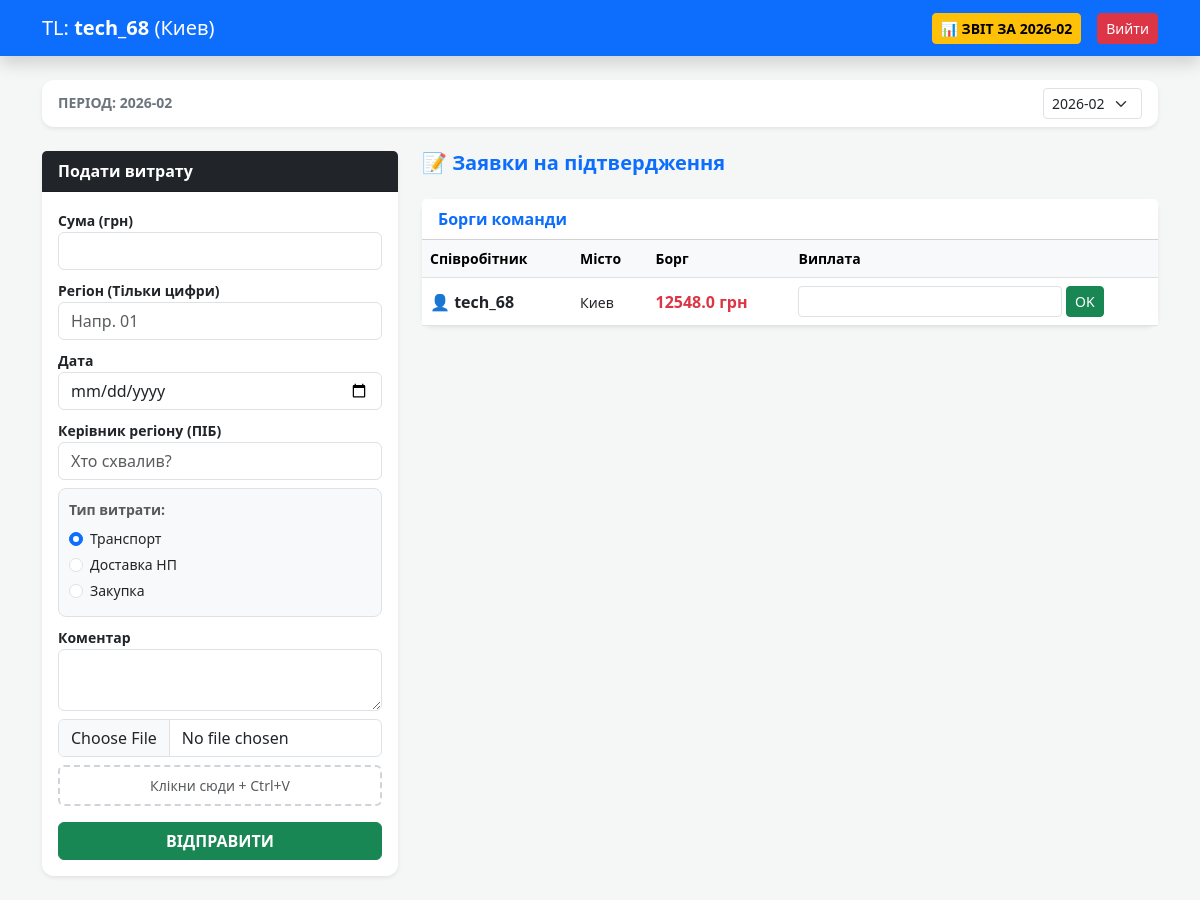
The page /dashboard (signed in) on the database its author committed.
### app.py (models this page shows, shortened)
class User(db.Model):
    id = db.Column(db.Integer, primary_key=True)
    username = db.Column(db.String(50), unique=True, nullable=False)
    password_hash = db.Column(db.String(128))
    role = db.Column(db.String(20))  # 'admin', 'teamlead', 'l1'
    card_number = db.Column(db.String(20))
    city = db.Column(db.String(100))  # Місто роботи
    leader_id = db.Column(db.Integer, db.ForeignKey('user.id'))
    must_change_password = db.Column(db.Boolean, default=True)
    expenses = db.relationship('Expense', backref='owner', lazy=True)
    leader = db.relationship('User', remote_side=[id], backref='subordinates')

### app.py (the view)
@app.route('/dashboard')
@login_required
def dashboard():
    user = User.query.get(session['user_id'])
    now_month = datetime.now().strftime('%Y-%m')
    selected_month = request.args.get('month', now_month)
    all_months_raw = db.session.query(Expense.month_year).distinct().all()
    available_months = sorted([m[0] for m in all_months_raw if m[0]], reverse=True)
    if now_month not in available_months: available_months.insert(0, now_month)
    if user.role == 'admin':
        all_users = User.query.filter(User.role != 'admin').order_by(User.role.desc()).all()
        teamleads = User.query.filter_by(role='teamlead').all()
        return render_template('admin.html', users=all_users, teamleads=teamleads)
    if user.role == 'teamlead':
        subs = User.query.filter((User.leader_id == user.id) | (User.id == user.id)).all()
        pending = Expense.query.join(User).filter(((User.leader_id == user.id) | (User.id == user.id)),
                                                  Expense.status == 'Очікує').all()
        my_history = Expense.query.filter_by(user_id=user.id, month_year=selected_month).order_by(
            Expense.id.desc()).all()
        return render_template('teamlead.html', subs=subs, pending=pending, my_expenses=my_history, user=user,
                               months=available_months, selected_month=selected_month)
    if user.role == 'l1':
        my_exps = Expense.query.filter_by(user_id=user.id, month_year=selected_month).order_by(Expense.id.desc()).all()
        return render_template('l1.html', expenses=my_exps, user=user, months=available_months,
                               selected_month=selected_month)

### app.py (called while the page is built)
def login_required(f):
    @wraps(f)
    def decorated_function(*args, **kwargs):
        if 'user_id' not in session:
            return redirect(url_for('login'))
        return f(*args, **kwargs)
    return decorated_function

### templates/teamlead.html (shortened to what this page needs)
<!DOCTYPE html>
<html lang="uk">
<head>
    <link href="https://cdn.jsdelivr.net/npm/bootstrap@5.3.0/dist/css/bootstrap.min.css" rel="stylesheet">
</head>
<body>
<nav class="navbar navbar-expand-lg navbar-dark bg-primary mb-4 shadow">
    <div class="container">
        <span class="navbar-brand">TL: <strong>{{ user.username }}</strong> ({{ user.city }})</span>
        <div class="d-flex align-items-center">
            <a href="/export_excel?month={{ selected_month }}" class="btn btn-warning btn-sm me-3 fw-bold">📊 ЗВІТ ЗА {{ selected_month }}</a>
            <a href="/logout" class="btn btn-danger btn-sm">Вийти</a>
        </div>
    </div>
</nav>
<div class="container">
    <div class="card mb-4 shadow-sm">
        <div class="card-body d-flex align-items-center justify-content-between py-2">
            <h5 class="mb-0 text-secondary small fw-bold text-uppercase">Період: {{ selected_month }}</h5>
            <form action="/dashboard" method="GET" class="d-flex align-items-center gap-2">
                <select name="month" class="form-select form-select-sm w-auto shadow-none" onchange="this.form.submit()">
                    {% for m in months %}
                    <option value="{{ m }}" {% if selected_month == m %}selected{% endif %}>{{ m }}</option>
                    {% endfor %}
                </select>
            </form>
        </div>
    </div>
    <div class="row">
        <div class="col-lg-4">
            <div class="card mb-4 shadow-sm sticky-top" style="top: 20px;">
                <div class="card-header bg-dark text-white fw-bold">Подати витрату</div>
                <div class="card-body">
                    <form action="/add_expense" method="POST" enctype="multipart/form-data" id="expenseForm">
                        <div class="mb-2">
                            <label class="small fw-bold">Сума (грн)</label>
                            <input type="number" step="0.01" name="amount" class="form-control" required>
                        </div>
                        <div class="mb-2">
                            <label class="small fw-bold">Регіон (Тільки цифри)</label>
                            <input type="number" name="region" class="form-control" placeholder="Напр. 01" required>
                        </div>
                        <div class="mb-2">
                            <label class="small fw-bold">Дата</label>
                            <input type="date" name="date" class="form-control" required>
                        </div>
                        <div class="mb-2">
                            <label class="small fw-bold">Керівник регіону (ПІБ)</label>
                            <input type="text" name="manager_contact" class="form-control" placeholder="Хто схвалив?" required>
                        </div>
                        <div class="category-box mb-2">
                            <label class="small fw-bold d-block mb-2 text-muted">Тип витрати:</label>
                            <div class="form-check small">
                                <input class="form-check-input" type="radio" name="category" id="c1" value="Транспортні витрати" checked>
                                <label class="form-check-label" for="c1">Транспорт</label>
                            </div>
                            <div class="form-check small">
                                <input class="form-check-input" type="radio" name="category" id="c2" value="Доставка НП">
                                <label class="form-check-label" for="c2">Доставка НП</label>
                            </div>
                            <div class="form-check small">
                                <input class="form-check-input" type="radio" name="category" id="c3" value="Закупка">
                                <label class="form-check-label" for="c3">Закупка</label>
                            </div>
                        </div>
                        <div class="mb-2">
                            <label class="small fw-bold">Коментар</label>
                            <textarea name="comment" class="form-control" rows="2"></textarea>
                        </div>
                        <div class="mb-3">
                            <input type="file" name="receipt" id="receiptInput" class="form-control mb-2" required>
                            <div id="pasteArea" class="p-2 rounded text-center small text-muted">Клікни сюди + Ctrl+V</div>
                        </div>
                        <button type="submit" class="btn btn-success w-100 fw-bold">ВІДПРАВИТИ</button>
                    </form>
                </div>
            </div>
        </div>
        <div class="col-lg-8">
            <h5 class="fw-bold text-primary mb-3">📝 Заявки на підтвердження</h5>
            <div class="card shadow-sm mt-4 border-0">
                <div class="card-header bg-white fw-bold text-primary">Борги команди</div>
                <div class="card-body p-0">
                    <table class="table align-middle mb-0">
                        <thead class="table-light small">
                            <tr><th>Співробітник</th><th>Місто</th><th>Борг</th><th>Виплата</th></tr>
                        </thead>
                        <tbody>
                            {% for s in subs %}
                            {% set total_debt = s.expenses | selectattr("status", "equalto", "Схвалено") | map(attribute="remaining") | sum %}
                            <tr>
                                <td><a href="/user_history/{{ s.id }}" class="text-decoration-none fw-bold text-dark">👤 {{ s.username }}</a></td>
                                <td><small>{{ s.city or '-' }}</small></td>
                                <td class="text-danger fw-bold">{{ total_debt }} грн</td>
                                <td>
                                    <form action="/pay_user/{{ s.id }}" method="POST" class="d-flex gap-1">
                                        <input type="number" step="0.01" name="pay_amount" max="{{ total_debt }}" class="form-control form-control-sm w-75" required>
                                        <button class="btn btn-sm btn-success">OK</button>
                                    </form>
                                </td>
                            </tr>
                            {% endfor %}
                        </tbody>
                    </table>
                </div>
            </div>
        </div>
    </div>
</div>
</body>
</html>

### templates/teamlead.html (style rules this page uses)
body { background-color: #f4f7f6; font-family: 'Segoe UI', sans-serif; }
.card { border: none; border-radius: 12px; box-shadow: 0 4px 12px rgba(0,0,0,0.05); }
.category-box { background: #f8f9fa; border: 1px solid #dee2e6; border-radius: 8px; padding: 10px; }
#pasteArea { border: 2px dashed #ced4da; cursor: pointer; transition: 0.3s; }

### rows shown on the page
User: username "tech_68", city "Киев", total_debt "12548.0"

### other values the page prints
{{ selected_month }} "2026-02"
form field month "2026-02"
